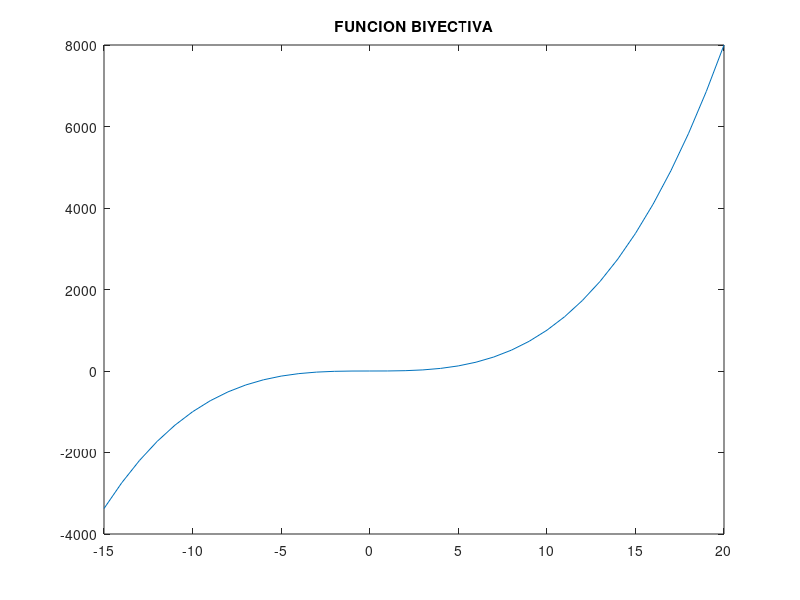

Source code (MATLAB):
 %descricion:  para graficar funciones 
%author: Jafet martinez meza 
%fecha: 16/11/2021
%date: 202123653}
x = -15:1:20;
%funcion a plotear; 
y= x.^3;
plot (x,y)
title(['FUNCION BIYECTIVA'])